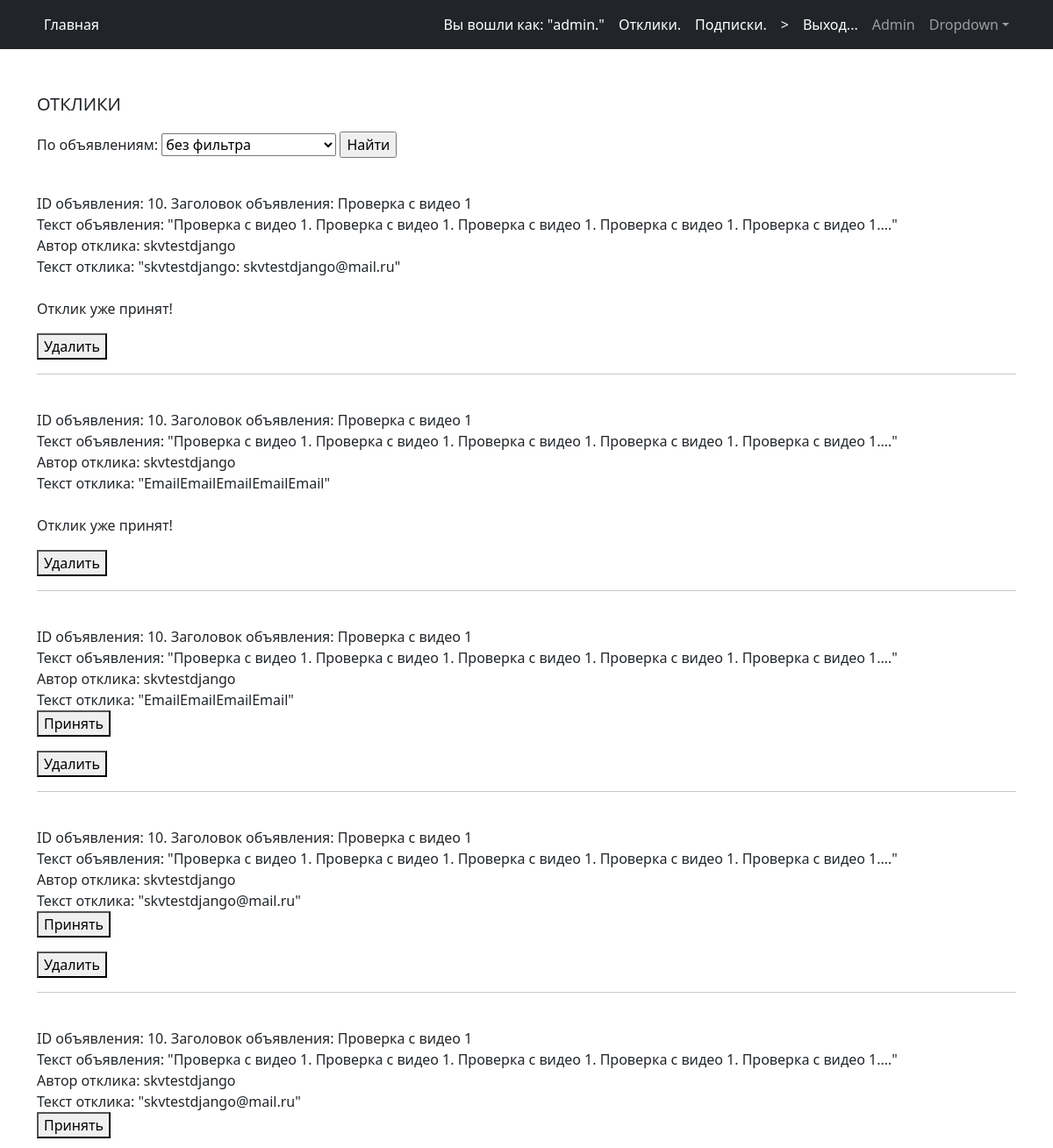
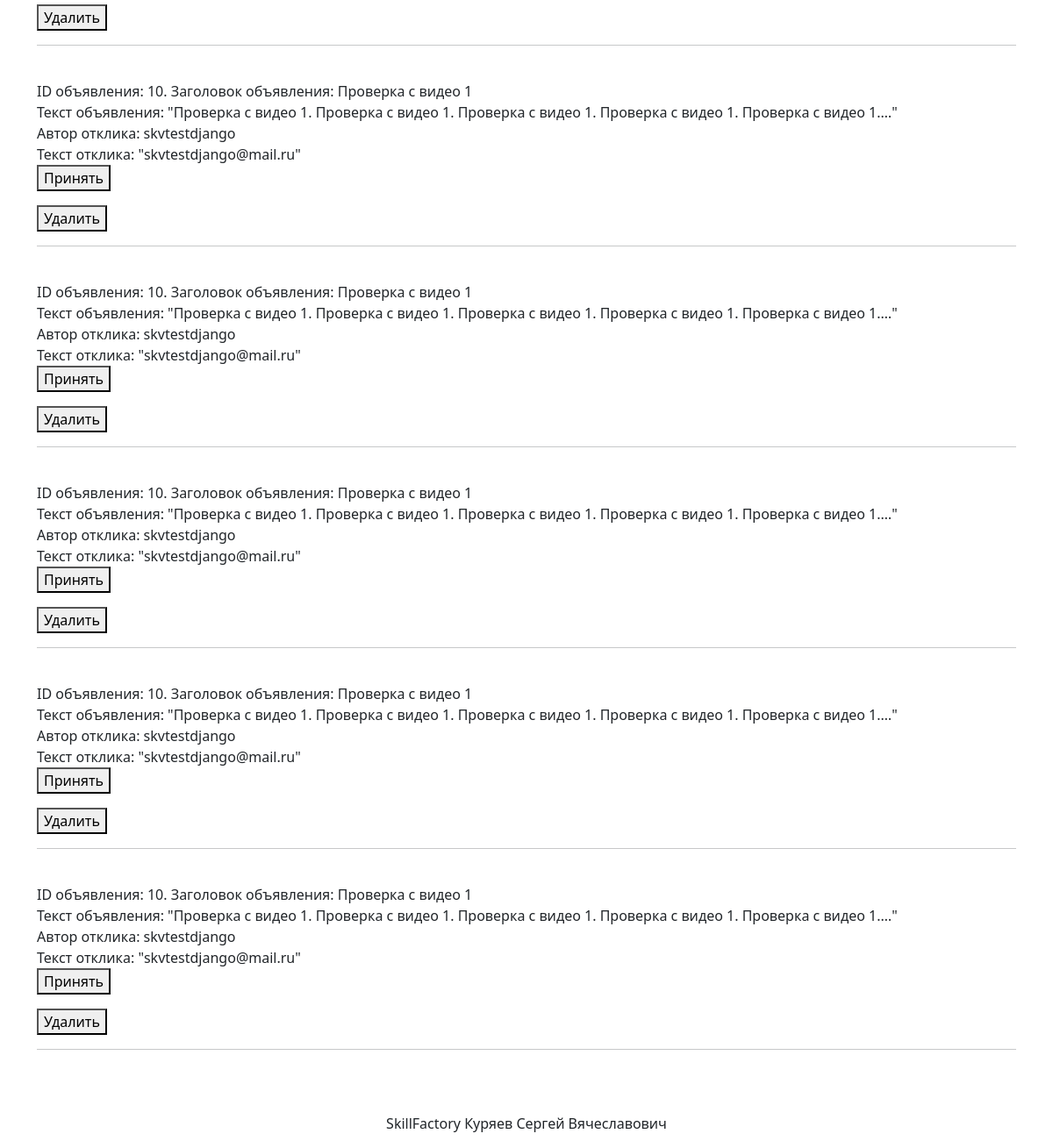
The app's page /respond/ (signed in), older data (2 pictures, top to bottom).
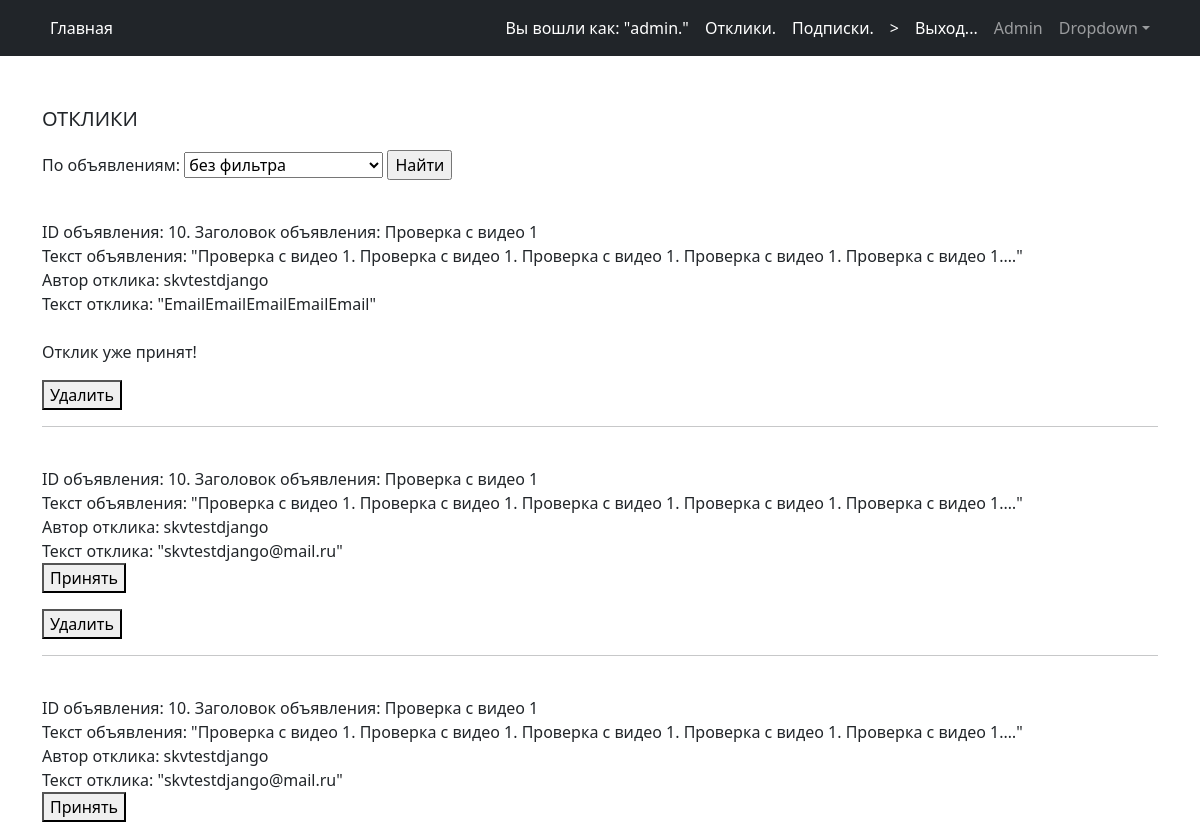
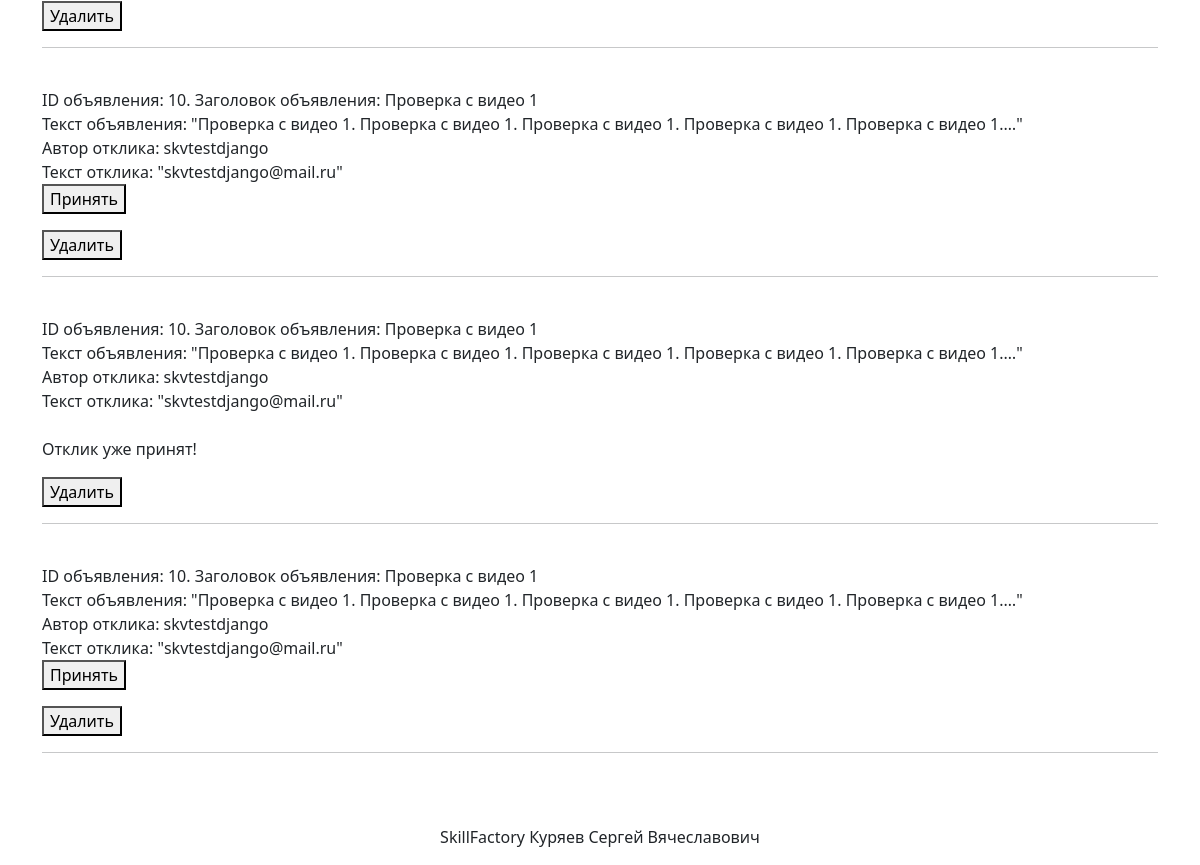
The same page, newer data (2 pictures, top to bottom).
### board/models.py (models this page shows, shortened)
class Respond(models.Model):
    member = models.ForeignKey(User, on_delete=models.CASCADE)
    announcement = models.ForeignKey(Announcement, on_delete=models.CASCADE)
    text = models.TextField()
    dateCreation = models.DateTimeField(auto_now_add=True)
    confirm = models.BooleanField(default=False)
    class Meta:
        verbose_name = 'Отклик'
        verbose_name_plural = 'Отклики'

class Announcement(models.Model):
    CATEGORY = [
        ('MT', 'Танки'),
        ('HS', 'Хилы'),
        ('DD', 'ДД'),
        ('TR', 'Торговцы'),
        ('GM', 'Гилдмастеры'),
        ('QG', 'Квестгиверы'),
        ('BS', 'Кузнецы'),
        ('SR', 'Кожевники'),
        ('PM', 'Зельевары'),
        ('SM', 'Мастера заклинаний'),
    ]
    author = models.ForeignKey(User, on_delete=models.CASCADE)
    title = models.CharField(max_length=255, verbose_name='Заголовок')
    text = models.TextField()
    category = models.CharField(choices=CATEGORY, max_length=2, default='TR', verbose_name='Категория')
    dateCreation = models.DateTimeField(auto_now_add=True)
    image = models.ImageField(upload_to='image/', blank=True)
    file = models.FileField(upload_to='file/', blank=True)
    def __str__(self):
        return f'{self.id} {self.title}'
    class Meta:
        verbose_name = 'Объявление'
        verbose_name_plural = 'Объявления'

### board/views.py (the view)
# urls.py: path('respond/', RespondList.as_view()),
class RespondList(ListView):
    model = Respond
    template_name = 'respond.html'
    context_object_name = 'Отклики'
    ordering = "-announcement"
    def get_queryset(self):
        queryset = super().get_queryset()
        self.filter = RespondFilter(self.request.GET, queryset, request=self.request.user)
        return self.filter.qs
    def get_context_data(self, **kwargs):
        context = super().get_context_data(**kwargs)
        context['filter'] = self.filter
        context['Объявления'] = Announcement.objects.filter(author=self.request.user)
        return context

### templates/respond.html (shortened to what this page needs)
{% extends 'index.html' %}
{% block link %}{%endblock link %}
{% block content %}
ОТКЛИКИ
   <form action="" method="get">
       <label>{{ filter.form }}</label>
       <input type="submit" value="Найти" />
   </form>
{% if Отклики %}
{%for Отклик in Отклики %}
{% if request.user == Отклик.announcement.author %}
<br>
    ID объявления: {{ Отклик.announcement.id }}.  Заголовок объявления: {{ Отклик.announcement.title }}
<br>
    Текст объявления: "{{ Отклик.announcement.text|truncatechars:100 }}"
<br>
    Автор отклика: {{ Отклик.member }}
<br>
    Текст отклика: "{{ Отклик.text }}"
<br>
{% if Отклик.confirm == 0 %}
<p>
    <a href="{% url 'respond_confirm' id_respond=Отклик.id %}"><button>Принять</button></a>
</p>
{% else %}
<p>
    <br>
    Отклик уже принят!
</p>
{% endif %}
<a href="{% url 'respond_delete' id_respond=Отклик.id %}"><button>Удалить</button></a>
<hr>
{% endif %}
{% endfor %}
{% else %}
<br>
Нет откликов.
<hr>
{% endif %}
{% endblock content %}

Row changes from the older to the newer data that the page shows:
removed Respond: announcement "10", announcement.title "Проверка с видео 1", announcement.text "Проверка с видео 1. Проверка с видео 1. Проверка с видео 1. Проверка с видео 1. Проверка с видео 1.…", member.username "skvtestdjango", text "skvtestdjango: skvtestdjango@mail.ru", confirm "Отклик уже принят!"
removed Respond: announcement "10", announcement.title "Проверка с видео 1", announcement.text "Проверка с видео 1. Проверка с видео 1. Проверка с видео 1. Проверка с видео 1. Проверка с видео 1.…", member.username "skvtestdjango", text "EmailEmailEmailEmail", confirm "Принять"
removed Respond: announcement "10", announcement.title "Проверка с видео 1", announcement.text "Проверка с видео 1. Проверка с видео 1. Проверка с видео 1. Проверка с видео 1. Проверка с видео 1.…", member.username "skvtestdjango", text "skvtestdjango@mail.ru", confirm "Принять"
removed Respond: announcement "10", announcement.title "Проверка с видео 1", announcement.text "Проверка с видео 1. Проверка с видео 1. Проверка с видео 1. Проверка с видео 1. Проверка с видео 1.…", member.username "skvtestdjango", text "skvtestdjango@mail.ru", confirm "Принять"
changed Respond (number 5 of 6 on the later page): confirm "Принять" → "Отклик уже принят!"
